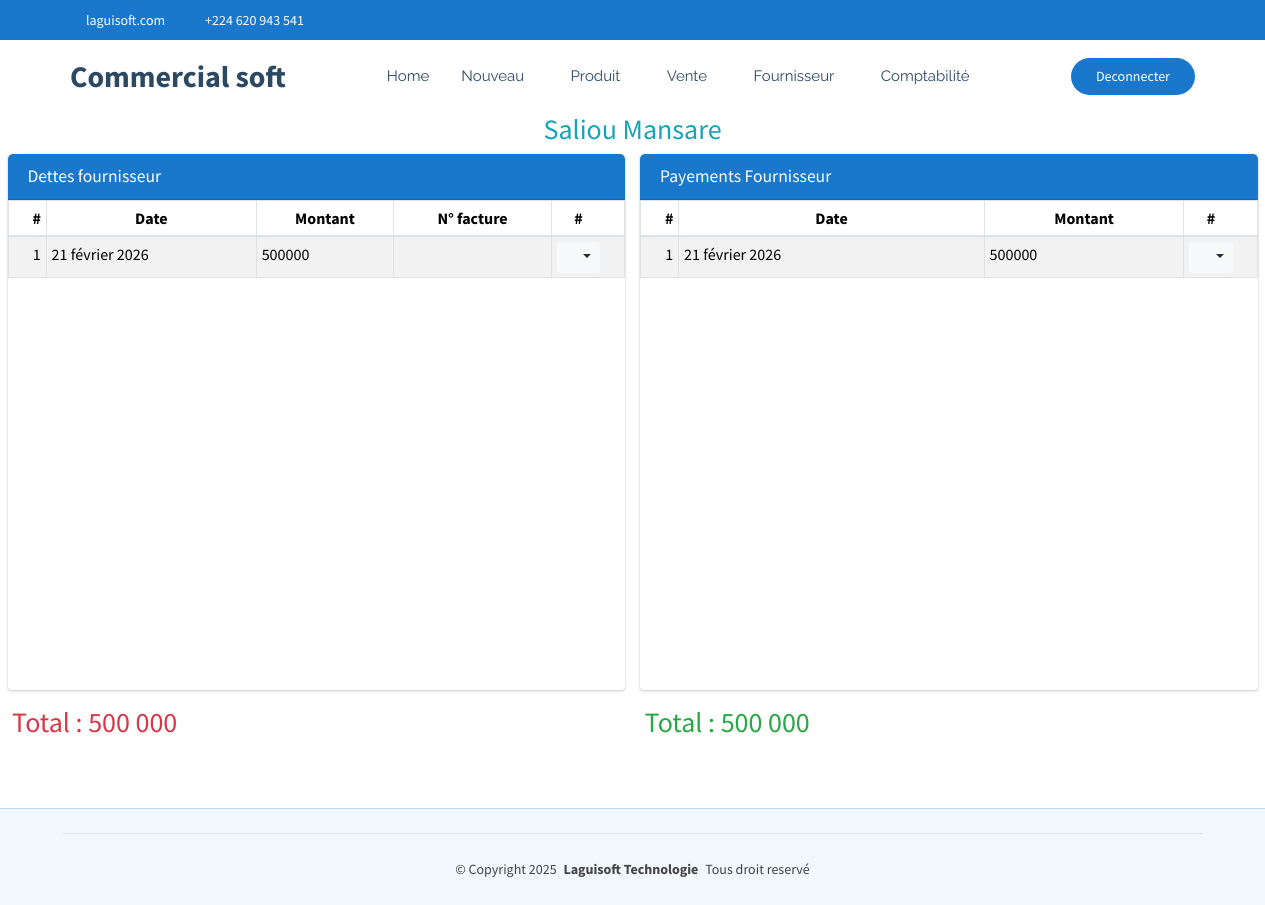
The page /commerce/commerce/fournisseur/detail/1/ (signed in) on the database its author committed.
### CommercialSoft/models.py (models this page shows, shortened)
class Fournisseur(models.Model):
    nom=models.CharField(max_length=100, unique=True)
    adresse=models.CharField(max_length=30)
    telephone=models.CharField(max_length=20)

class DetteFournisseur(models.Model):
    fournisseur=models.ForeignKey(Fournisseur, on_delete=models.CASCADE, related_name='detteFournisseur')
    montant=models.BigIntegerField()
    date=models.DateField(default=timezone.now)
    facture=models.ForeignKey(Livraison, on_delete=models.CASCADE, related_name='livraison', null=True, blank=True)

class VersementFournisseur(models.Model):
    fournisseur=models.ForeignKey(Fournisseur, on_delete=models.CASCADE, related_name='versementFournisseur')
    montant=models.BigIntegerField()
    date=models.DateField(default=timezone.now)

### CommercialSoft/views.py (the view)
# urls.py: path('commerce/fournisseur/detail/<int:pk>/', views.detail_pret_fournisseur,name="commerce_detailFournisseur"),
@login_required
def detail_pret_fournisseur(request, pk):
    fournisseur = get_object_or_404(Fournisseur, pk=pk)
    dette=DetteFournisseur.objects.filter(fournisseur=fournisseur)
    payement=VersementFournisseur.objects.filter(fournisseur=fournisseur)
    total_dette=DetteFournisseur.objects.filter(fournisseur=fournisseur).aggregate(total=Sum('montant'))['total'] or 0
    total_payement=VersementFournisseur.objects.filter(fournisseur=fournisseur).aggregate(total=Sum('montant'))['total'] or 0
    return render(request, 'CommercialSoft/detailFournisseur.html', {'dettes': dette,'payements':payement,'total_dette': separateur(total_dette), 'total_payement': separateur(total_payement),'four':fournisseur})

### CommercialSoft/views.py (called while the page is built)
def separateur(valeur):
    return f"{valeur:,}".replace(",", " ")

### CommercialSoft/templates/CommercialSoft/detailFournisseur.html (shortened to what this page needs)
{% extends "CommercialSoft/starter-page.html" %}
{% load static %}
{% block css %}
    <link rel="stylesheet" href="{% static 'autre/plugins/fontawesome-free/css/all.min.css' %}">
    <link rel="stylesheet" href="https://code.ionicframework.com/ionicons/2.0.1/css/ionicons.min.css">
  <link rel="stylesheet" href="{% static 'autre/plugins/sweetalert2-theme-bootstrap-4/bootstrap-4.min.css' %}">
    <link rel="stylesheet" href="{% static 'autre/dist/css/adminlte.min.css' %}">
    <link rel="stylesheet" href="{% static 'autre/plugins/toastr/toastr.min.css' %}">
{% endblock %}
{% block corp %}
<section class="content pt-0">
  <div class="container-fluid">
    <div class="row text-center">
      <h3 class="text-info"> {{four.nom}} </h3>
    </div>
    <div class="row">
      <div class="col-md-6">
        <div class="card card-primary" style="height: 67vh; overflow: hidden;">
          <div class="card-header d-flex justify-content-between align-items-center">
            <h3 class="card-title mb-0">Dettes fournisseur</h3>
          </div>
          <div class="card-body p-0" style="height: calc(100% - 50px); overflow-y: auto;">
            <div >
              <table class="table table-bordered table-hover table-striped table-sm mb-0">
                <thead>
                  <tr>
                    <th style="width: 10px" class="text-center">#</th>
                    <th class="text-center">Date</th>
                    <th class="text-center">Montant</th>
                    <th class="text-center" >N° facture</th>
                    <th style="width: 40px" class="text-center">#</th>
                  </tr>
                </thead>
                <tbody id="livraison-produits">
                   {% if dettes %}
                    {% for liste in dettes %}
                      <tr>
                        <td class="text-center">{{liste.id}}</td>
                        <td>{{liste.date}}</td>
                        <td>{{liste.montant}}</td>
                        <td>{{liste.livraison.id}}</td>
                        <td class="text-center">
                          <div class="btn-group">
                            <button type="button" class="btn btn-sm btn-light dropdown-toggle" data-toggle="dropdown" aria-expanded="false">
                              <i class="fas fa-cogs"></i>
                            </button>
                          </div>
                        </td>
                      </tr>
                    {% endfor %}
                  {% else %}
                    <tr>
                      <td colspan="14" class="text-center">Aucune ligne disponible pour le moment.</td>
                    </tr>
                  {% endif %}
                </tbody>
              </table>
            </div>
          </div>
        </div>
        <div class="row">
          <h3 class="text-danger">Total : {{total_dette}} </h3>
        </div>
      </div>
      <div class="col-md-6">
        <div class="card card-primary" style="height: 67vh; overflow: hidden;">
          <div class="card-header d-flex justify-content-between align-items-center">
            <h3 class="card-title mb-0">Payements Fournisseur</h3>
          </div>
          <div class="card-body p-0" style="height: calc(100% - 50px); overflow-y: auto;">
            <div >
              <table class="table table-bordered table-hover table-striped table-sm mb-0">
                <thead>
                  <tr>
                    <th style="width: 10px" class="text-center">#</th>
                    <th class="text-center">Date</th>
                    <th class="text-center">Montant</th>
                    <th style="width: 40px" class="text-center">#</th>
                  </tr>
                </thead>
                <tbody id="livraison-produits">
                   {% if dettes %}
                    {% for liste in payements %}
                      <tr>
                        <td class="text-center">{{liste.id}}</td>
                        <td>{{liste.date}}</td>
                        <td>{{liste.montant}}</td>
                        <td class="text-center">
                          <div class="btn-group">
                            <button type="button" class="btn btn-sm btn-light dropdown-toggle" data-toggle="dropdown" aria-expanded="false">
                              <i class="fas fa-cogs"></i>
                            </button>
                          </div>
                        </td>
                      </tr>
                    {% endfor %}
                  {% else %}
                    <tr>
                      <td colspan="14" class="text-center">Aucune ligne disponible pour le moment.</td>
                    </tr>
                  {% endif %}
                </tbody>
              </table>
            </div>
          </div>
        </div>
        <div class="row">
          <h3 class="text-success">Total : {{total_payement}} </h3>
        </div>
      </div>
    </div>
  </div>
</section>
  {% endblock %}

### CommercialSoft/static/clinique/assets/css/main.css (style rules this page uses)
:root { --default-font: "Roboto", system-ui, -apple-system, "Segoe UI", Roboto, "Helvetica Neue", Arial, "Noto Sans", "Liberation Sans", sans-serif, "Apple Color Emoji", "Segoe UI Emoji", "Segoe UI Symbol", "Noto Color Emoji"; --heading-font: "Poppins", sans-serif; --nav-font: "Raleway", sans-serif; }
:root { --background-color: #ffffff; --default-color: #444444; --heading-color: #2c4964; --accent-color: #1977cc; --surface-color: #ffffff; --contrast-color: #ffffff; }
:root { --nav-color: #2c4964; --nav-hover-color: #1977cc; --nav-mobile-background-color: #ffffff; --nav-dropdown-background-color: #ffffff; --nav-dropdown-color: #2c4964; --nav-dropdown-hover-color: #1977cc; }
:root { scroll-behavior: smooth; }
body { color: var(--default-color); background-color: var(--background-color); font-family: var(--default-font); }
h1, h2, h3, h4, h5, h6 { color: var(--heading-color); font-family: var(--heading-font); }
section, .section { color: var(--default-color); background-color: var(--background-color); padding: 60px 0; scroll-margin-top: 72px; overflow: clip; }

### rows shown on the page
Fournisseur: nom "Saliou Mansare"
DetteFournisseur: id "1", date "21 février 2026", montant "500000"
VersementFournisseur: id "1", date "21 février 2026", montant "500000"

### other values the page prints
{{ total_dette }} "500 000"
{{ total_payement }} "500 000"
